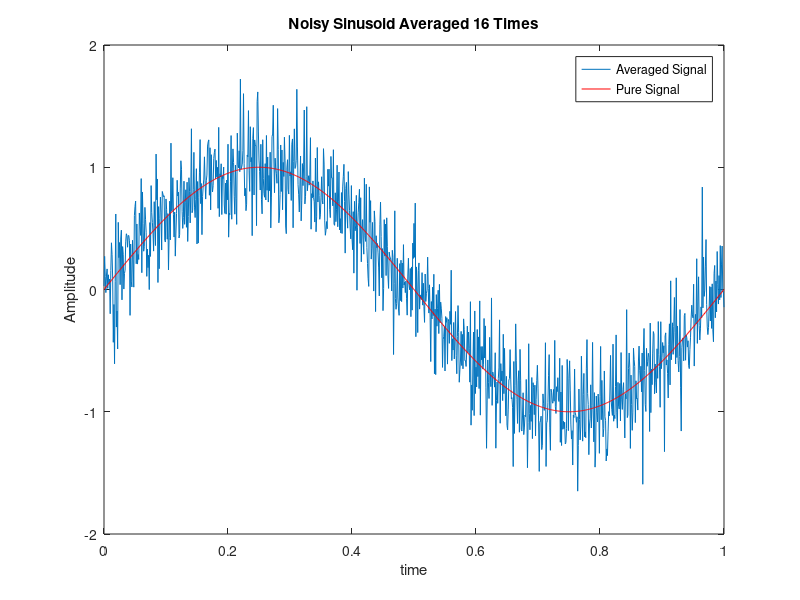

The MATLAB source for this figure:
%% Homework 1 N = 16    
%   Ashutosh Priyadarshy - ap9ac
%   
%   BME 4783 - Medical Imaging Modalities
%
%   09-Feb-2011

% Define a time-span to simulate the signals.
t = 0:0.001:1;

% Number of times to average the signal.
N = 16; %   Change when needed.

% Define the pure signal with no noise.
signal = sin(2*pi.*t);

% Generate noise signals.
noise = randn(N,length(t));

% Initialize the noisy_signal.
noisy_signal = 0;
% Add 16 noisy signals together. 
for index = 1:N
   noisy_signal = noisy_signal + (signal + noise(index,:)); 
end

% Final averaged signal computed here.
avg_signal = noisy_signal/N;

% Compute the RMS value of the noise.
rms_noise = sqrt(mean(noise(:).^2))
% Compute the RMS value of the unit-amplitude sinusoid.
rms_signal = sqrt(1/2);
% Compute the initial SNR. 
originalSNR = rms_signal./rms_noise

% Find only the noise after averaging the signal.
postAvgNoise = avg_signal - signal;
% Averaged Signal's Signal to Noise Ratio.
avg_signal_SNR = rms_signal./sqrt(mean(postAvgNoise.^2))

% Calculate the total improvement in SNR. 
improvement = avg_signal_SNR./originalSNR

% Plot the result of the averaged Signal. 
plot(t, avg_signal); hold on;
plot(t, signal, 'r');
legend('Averaged Signal', 'Pure Signal');
xlabel('time');
ylabel('Amplitude');
title('Noisy Sinusoid Averaged 16 Times');
